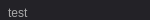
<?xml version="1.0" encoding="UTF-8"?>
<ui version="4.0">
 <class>tabWidget</class>
 <widget class="QWidget" name="tabWidget">
  <property name="geometry">
   <rect>
    <x>0</x>
    <y>0</y>
    <width>150</width>
    <height>20</height>
   </rect>
  </property>
  <property name="minimumSize">
   <size>
    <width>10</width>
    <height>20</height>
   </size>
  </property>
  <property name="maximumSize">
   <size>
    <width>150</width>
    <height>20</height>
   </size>
  </property>
  <property name="windowTitle">
   <string>Form</string>
  </property>
  <layout class="QHBoxLayout" name="horizontalLayout">
   <property name="spacing">
    <number>0</number>
   </property>
   <property name="leftMargin">
    <number>0</number>
   </property>
   <property name="topMargin">
    <number>0</number>
   </property>
   <property name="rightMargin">
    <number>0</number>
   </property>
   <property name="bottomMargin">
    <number>0</number>
   </property>
   <item>
    <widget class="QWidget" name="tabWidget_2" native="true">
     <property name="minimumSize">
      <size>
       <width>10</width>
       <height>20</height>
      </size>
     </property>
     <property name="maximumSize">
      <size>
       <width>150</width>
       <height>20</height>
      </size>
     </property>
     <property name="styleSheet">
      <string notr="true">QWidget{
	background-color:rgb(35, 34, 39);
	color:rgb(170, 170, 170);
	padding:2px;
}</string>
     </property>
     <layout class="QHBoxLayout" name="horizontalLayout_2">
      <property name="spacing">
       <number>0</number>
      </property>
      <property name="leftMargin">
       <number>3</number>
      </property>
      <property name="topMargin">
       <number>0</number>
      </property>
      <property name="rightMargin">
       <number>3</number>
      </property>
      <property name="bottomMargin">
       <number>0</number>
      </property>
      <item>
       <widget class="QLabel" name="tabLabel">
        <property name="minimumSize">
         <size>
          <width>10</width>
          <height>25</height>
         </size>
        </property>
        <property name="maximumSize">
         <size>
          <width>150</width>
          <height>25</height>
         </size>
        </property>
        <property name="text">
         <string>test</string>
        </property>
       </widget>
      </item>
      <item>
       <spacer name="horizontalSpacer">
        <property name="orientation">
         <enum>Qt::Horizontal</enum>
        </property>
        <property name="sizeType">
         <enum>QSizePolicy::Preferred</enum>
        </property>
        <property name="sizeHint" stdset="0">
         <size>
          <width>40</width>
          <height>20</height>
         </size>
        </property>
       </spacer>
      </item>
     </layout>
    </widget>
   </item>
  </layout>
 </widget>
 <resources/>
 <connections/>
</ui>
